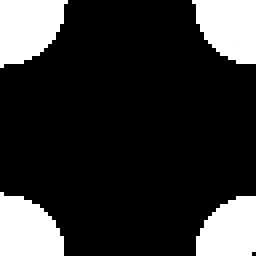
#> input picture bin/Release-windows-x86_64/controlGUI/s1_w64_h64_i0_b-0.300000_m0_k0/out.gif, 64 x 64 px (shown 4 times larger)
$ python -i makeGif_stark.py   (imports and definitions only)
#> lines starting #> are read from the running program, lines starting #| are printed output that depends on the picture; after the words box and inside, x2 and y2 are one past the last pixel; in counts of white or black regions, pixels touching at a corner belong together
#Run this either from the folder:
#-- of a simulation run's data, passing NO EXTRA ARGUMENTS
#-- from which the simulation was called, passing the data directory's name as the only argument
#runner automatically calls this appropriately

#Uses "Pillow": you may need to "python3 -m pip install --upgrade Pillow" (or just "python", instead of "python3")
#More info on https://pillow.readthedocs.io/en/stable/installation.html
#Note the WARNING: "Pillow and PIL cannot co-exist in the same environment"

import glob
from PIL import Image
import sys

gifName = 'out.gif'

gifFrameDuration = 20
stride = 10
initialFramesWithoutJumping = 10

def pgmToColoredJpg(source_path, dest_path):
#> called with source_path = 'out.gif', dest_path = 'out.png'
    im = Image.open(source_path)
#> im is the input picture: PIL image 64x64 P; min 0, max 255, mean 49.6
    im = im.convert("RGB")

    source = im.split()
    R, G, B = 0, 1, 2

    fullBlue = 0
    fullBlack = 18
    fullWhite = 237
    fullRed = 255

    maskFullBlue = source[R].point(lambda i: i <= fullBlue and 255)
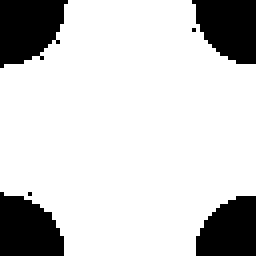
#> maskFullBlue: PIL image 64x64 L (shown 4 times larger); 80.4% white; 6 black regions (2 under 20 px), largest, box (x1, y1, x2, y2) and area: (0, 0, 17, 17) 218, (0, 48, 16, 64) 200, (48, 0, 64, 16) 199, (49, 49, 64, 64) 183
    maskBlueBlack = source[R].point(lambda i: i > fullBlue and i < fullBlack and 255)
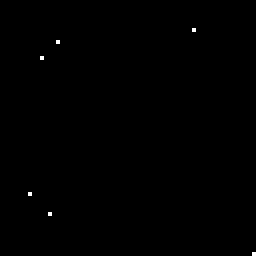
#> maskBlueBlack: PIL image 64x64 L (shown 4 times larger); 0.15% white in thin lines or dots, all inside (x1, y1, x2, y2) = (7, 7, 64, 64)
    maskBlackWhite = source[R].point(lambda i: i >= fullBlack and i < fullWhite and 255)
#> maskBlackWhite: PIL image 64x64 L; every value is 0
    maskWhiteRed = source[R].point(lambda i: i >= fullWhite and i < fullRed and 255)
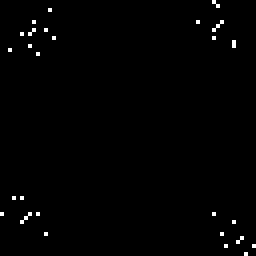
#> maskWhiteRed: PIL image 64x64 L (shown 4 times larger); 0.85% white in thin lines or dots
    maskFullRed = source[R].point(lambda i: i >= fullRed and 255)
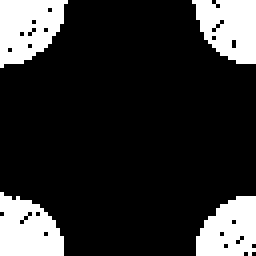
#> maskFullRed: PIL image 64x64 L (shown 4 times larger); 18.6% white; 4 white regions, box (x1, y1, x2, y2) and area: (0, 0, 17, 17) 206, (0, 48, 16, 64) 191, (48, 0, 64, 16) 190, (49, 49, 64, 64) 174

    newBlue = source[B].point(lambda i: 255)
#> newBlue: PIL image 64x64 L; every value is 255

    newBlueBlack = source[B].point(lambda i: 255*(fullBlack - i)/(fullBlack - fullBlue))

    newBlackWhite = source[G].point(lambda i: 255*(i - fullBlack)/(fullWhite - fullBlack))
#> newBlackWhite: PIL image 64x64 L; 19.4% white; 4 white regions, box (x1, y1, x2, y2) and area: (0, 0, 17, 17) 216, (48, 0, 64, 16) 199, (0, 48, 16, 64) 199, (49, 49, 64, 64) 182

    newWhiteNonRed = source[R].point(lambda i: 255*(1 - ((i - fullWhite)/(fullRed - fullWhite))))

    newRed = source[R].point(lambda i: 255)

    source[R].paste(newBlue, None, maskFullBlue)
    source[G].paste(0, None, maskFullBlue)
    source[B].paste(0, None, maskFullBlue)

    source[R].paste(0, None, maskBlueBlack)
    source[G].paste(0, None, maskBlueBlack)
    source[B].paste(newBlueBlack, None, maskBlueBlack)

    source[R].paste(newBlackWhite, None, maskBlackWhite)
    source[G].paste(newBlackWhite, None, maskBlackWhite)
    source[B].paste(newBlackWhite, None, maskBlackWhite)

    source[R].paste(255, None, maskWhiteRed)
    source[G].paste(newWhiteNonRed, None, maskWhiteRed)
    source[B].paste(newWhiteNonRed, None, maskWhiteRed)

    source[R].paste(newRed, None, maskFullRed)
    source[G].paste(0, None, maskFullRed)
    source[B].paste(0, None, maskFullRed)

    imNew = Image.merge(im.mode, source)
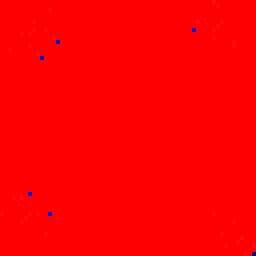
#> imNew: PIL image 64x64 RGB (shown 4 times larger); mean R, G, B 254.6, 0.1, 0.4

    imNew.save(dest_path, "JPEG", optimize=True, quality=100)

# [3 lines not run here, left out]

dataPath = ''
if len(sys.argv) == 2:
    dataPath = sys.argv[1] + '\\'

pgmPaths = glob.glob(dataPath + "*.pgm")
# [2 lines not run here, left out]

jpgPaths = sorted(glob.glob(dataPath + "*.jpg"), key = len)
images = []
frame = 0
# [9 lines not run here, left out]

>>> result = pgmToColoredJpg('out.gif', 'out.png')
